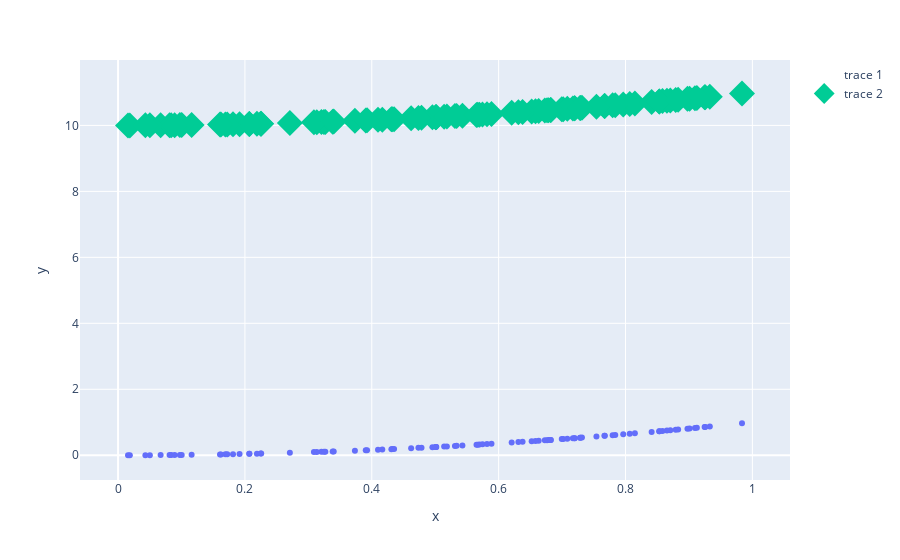

Notebook source saved alongside this figure:
### Code cell
fig.add_scatter(x=x, y=y+10, mode="markers", marker={"symbol":"diamond", "size":20})
